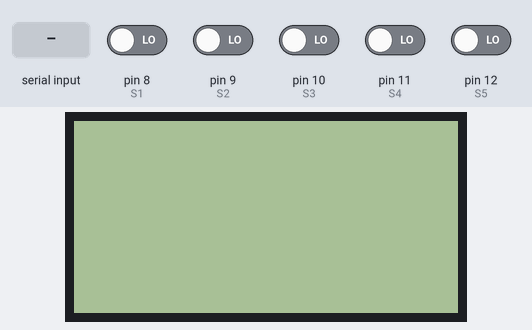
The sketch below on a simulated Arduino Uno, built with avr-gcc and run on an emulated ATmega328P. On the bench: 128×64 one-colour display. Inputs (shaded band) come from the test bench; at power-on: pin 8 (S1), pin 9 (S2), pin 10 (S3), pin 11 (S4), pin 12 (S5) LOW. What the sketch prints to the serial monitor is not drawn.

Above: at 1.0 s.
1.1 s: "90,45\n" received over Serial
At 4.0 s:
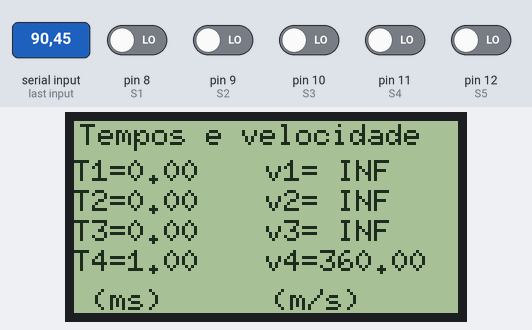
At 18.1 s:
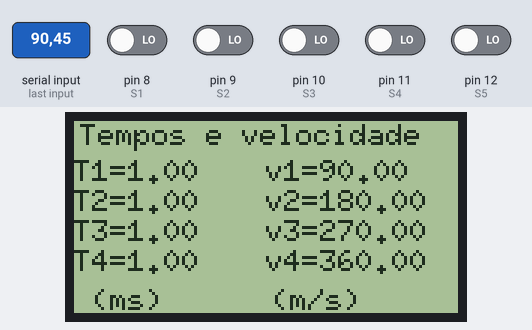
Timing chart, 0 to 19.6 s (numbered marks = the images above; inputs shaded):
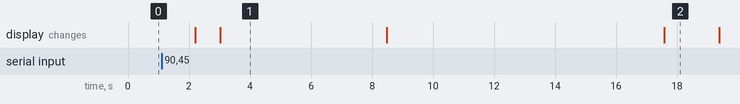

The sketch:

Trilho_LCD.ino
```cpp
/*--------------------------------------------------------------------------
  UNIVERSIDADE FEDERAL DO CEARÁ - UFC
  LABORATÓRIO DE MÍDIAS EDUCACIONAIS - LME
  PROJETO: Física com Arduino
  ANALISTA: Antonio de Lisboa Coutinho Junior
  DESENVOLVEDOR: Yure Vieira Sampaio Albuquerque
  DATA: 05/03/2018
  VERSÃO: 1.0
  REPOSITÓRIO: GOOGLE DRIVE\UAB - Arduino\Código Arduino

  DESCRIÇÃO:
  Código para coleta de dados do instrumento TRILHO HORIZONTAL ou QUEDA LIVRE.
  Possui cinco sensores de obstáculo para detectar um objeto
  que se desloque em um trilho (perfil em U) ou em queda livre.
  Conectorização em placa Arduino Uno R3.
  Serão tomados 4 tempos.
  Calculada a velocidade do objeto.
  Transmissão via módulo Serial/Bluetooth.
  Dados mostrados em um display LCD 128x64
  É necessário introduzir no Monitor Serial do Arduino a distância entre os sensores.

  --------------------------------------------------------------------------*/
#include "U8glib.h"
// A linha abaixo define as ligacoes e deve ser ajustada conforme o display utilizado.
U8GLIB_ST7920_128X64_1X u8g(6, 5, 4 , 7); //Enable, RW, RS, RESET
//Pinos para sensores(Entradas analogicas são usadas como entradas digitais simples)
#define S1 8
#define S2 9
#define S3 10
#define S4 11
#define S5 12

unsigned long t1 = 0, t2 = 0, t3 = 0, t4 = 0, t5 = 0; //Registros de tempo para cada sensor apartir de millis().
float T1, T2, T3, T4;                                 //Tempos entre sensores.
float v1, v2, v3, v4;                                 //Velocidades médias durante a passagem por cada cada sensor.
int sensor_atual = 5;                                 //Sensor ativado atualmente, importante para manter a sequencia de leitura de sensores.
int leitura;                                          //Habilita o calculo de velocidade após o termino da leitura de todos os sensores.
float distancia = -1.0;                               //Distancia entre sensores.

//Preparação do display.
void u8g_prepare()
{
  u8g.setFont(u8g_font_6x10);
  u8g.setFontRefHeightExtendedText();
  u8g.setDefaultForegroundColor();
  u8g.setFontPosTop();
}
//Rotina para imprimir mensagens.
void LCD_printValues() {
  String value1 = String(T1);
  String value2 = String(T2);
  String value3 = String(T3);
  String value4 = String(T4);

  char msg1[23], msg2[23], msg3[23], msg4[23];

  sprintf(msg1, "T1=%s", value1.c_str());
  sprintf(msg2, "T2=%s", value2.c_str());
  sprintf(msg3, "T3=%s", value3.c_str());
  sprintf(msg4, "T4=%s", value4.c_str());

  u8g.drawStr( 2, 0, "Tempos e velocidade");

  u8g.drawStr( 0, 12, msg1);
  u8g.drawStr( 0, 22, msg2);
  u8g.drawStr( 0, 32, msg3);
  u8g.drawStr( 0, 42, msg4);

  value1 = String(v1);
  value2 = String(v2);
  value3 = String(v3);
  value4 = String(v4);

  sprintf(msg1, "v1=%s", value1.c_str());
  sprintf(msg2, "v2=%s", value2.c_str());
  sprintf(msg3, "v3=%s", value3.c_str());
  sprintf(msg4, "v4=%s", value4.c_str());

  u8g.drawStr( 64, 12, msg1);
  u8g.drawStr( 64, 22, msg2);
  u8g.drawStr( 64, 32, msg3);
  u8g.drawStr( 64, 42, msg4);

  u8g.drawStr( 0, 55, " (ms)      (m/s) ");
}

void draw() {
  u8g_prepare();
  LCD_printValues();
}

void setup() {
  //Configuração de pinos como entradas digitais.
  pinMode (S1, INPUT);
  pinMode (S2, INPUT);
  pinMode (S3, INPUT);
  pinMode (S4, INPUT);
  pinMode (S5, INPUT);
  //Comunicação serial configurada.
  Serial.begin (9600);

  Serial.println("Entre com a distancia em milimetros entre os sensores(1 valor)");
  String distancia_str;
  //Laço para colher dados a referentes da distancia entre sensores.
  while (1)
  {
    while (Serial.available()) {
      char dado = Serial.read();
      distancia_str.concat(dado);
    }

    //Conversão de string para float(texto p/ numero decimal)
    distancia = distancia_str.toFloat();

    //Quando a distancia for maior que zero, saia do laço.
    if (distancia > 0) {
      Serial.print("Distancia entre sensores configurada para: ");
      Serial.print(distancia);
      Serial.println(" mm");
      break;
    }
    else {
      Serial.println("Entre com um valor valido!");
      distancia_str = "";
    }
    delay(1000);
  }
  Serial.println("Sistema pronto");
  u8g.setRot180();//Flip do texto no lcd(se necessario)
  u8g_prepare();
  u8g.firstPage();
  do
  {
    //Mensagem no display.
    u8g.drawStr( 4, 0, "## Sistema Pronto ##");
  }
  while ( u8g.nextPage() );
}
// Laco principal do programa
void loop() {
  if (digitalRead(S1) == LOW && sensor_atual == 5) {
    t1 = millis();
    sensor_atual = 1;
    Serial.println("Sensor1");
  }
  if (digitalRead(S2) == LOW && sensor_atual == 1) {
    t2 = millis();
    sensor_atual = 2;
    Serial.println("Sensor2");
  }
  if (digitalRead(S3) == LOW && sensor_atual == 2) {
    t3 = millis();
    sensor_atual = 3;
    Serial.println("Sensor3");
  }
  if (digitalRead(S4) == LOW && sensor_atual == 3) {
    t4 = millis();
    sensor_atual = 4;
    Serial.println("Sensor4");
  }
  if (digitalRead(S5) == LOW && sensor_atual == 4) {
    t5 = millis();
    sensor_atual = 5;
    Serial.println("Sensor5");
    leitura = 1;
  }
  //Pos leitura
  if ( leitura == 1 ) {
    T1 = (t2 - t1) ;
    T2 = (t3 - t1) ;
    T3 = (t4 - t1) ;
    T4 = (t5 - t1) ;

    //Calculo da Velocidade
    v1 = distancia / T1;
    v2 = 2 * distancia / T2;
    v3 = 3 * distancia / T3;
    v4 = 4 * distancia / T4;
    leitura = 0;
    Serial.println("############ TEMPOS ################ ");
    Serial.print("T1: ");
    Serial.print(T1);
    Serial.println(" ms");
    Serial.print("T2: ");
    Serial.print(T2);
    Serial.println(" ms");
    Serial.print("T3: ");
    Serial.print(T3);
    Serial.println(" ms");
    Serial.print("T4: ");
    Serial.print(T4);
    Serial.println(" ms");
    Serial.println("########### VELOCIDADES ############ ");
    Serial.print("v1: ");
    Serial.print(v1, 6);
    Serial.println(" m/s");
    Serial.print("v2: ");
    Serial.print(v2, 6);
    Serial.println(" m/s");
    Serial.print("v3: ");
    Serial.print(v3, 6);
    Serial.println(" m/s");
    Serial.print("v4: ");
    Serial.print(v4, 6);
    Serial.println(" m/s");
    Serial.println("#################################### ");
    //Escrita no LCD
    u8g.firstPage();
    do
    {
      //Escrita dos dados no display de LCD.
      draw();
    }
    while ( u8g.nextPage() );
    delay(1000);
  }
}
```

Measured:
- after the input at 1.1 s, the display: first changes after 1.1 s (image 1 shows a later state)
- what the display in image 1 shows lasts 5.5 s, from 3.0 s to 8.5 s
